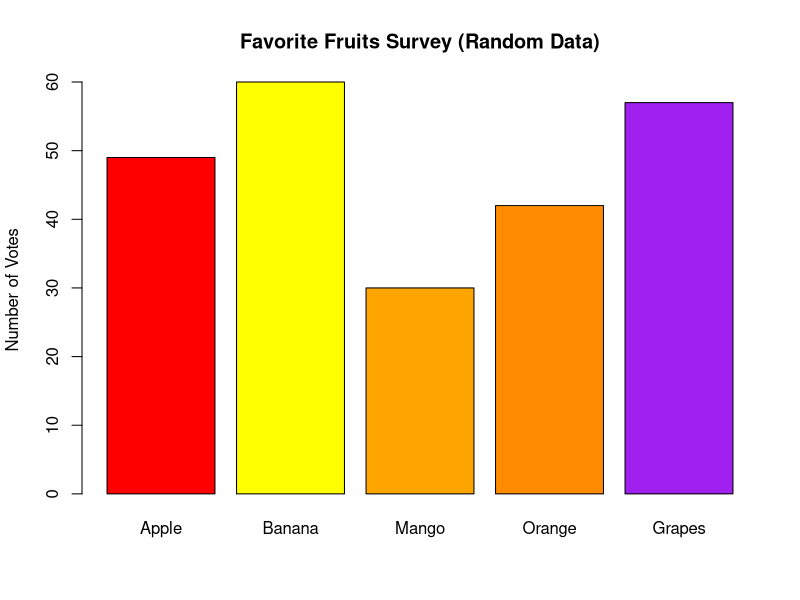

Recreate this plot in R.
cat("--- QUESTION 3 ---\n")

fruits <- c("Apple", "Banana", "Mango", "Orange", "Grapes")
fruit_votes <- sample(10:60, 5, replace = TRUE) 

barplot(fruit_votes, 
        names.arg = fruits, 
        col = c("red", "yellow", "orange", "darkorange", "purple"), 
        main = "Favorite Fruits Survey (Random Data)",
        ylab = "Number of Votes")

most_preferred <- fruits[which.max(fruit_votes)]
least_preferred <- fruits[which.min(fruit_votes)]

cat("Generated Votes: \n")
print(data.frame(Fruit = fruits, Votes = fruit_votes))
cat("Most Preferred Fruit:", most_preferred, "\n")
cat("Least Preferred Fruit:", least_preferred, "\n\n")
